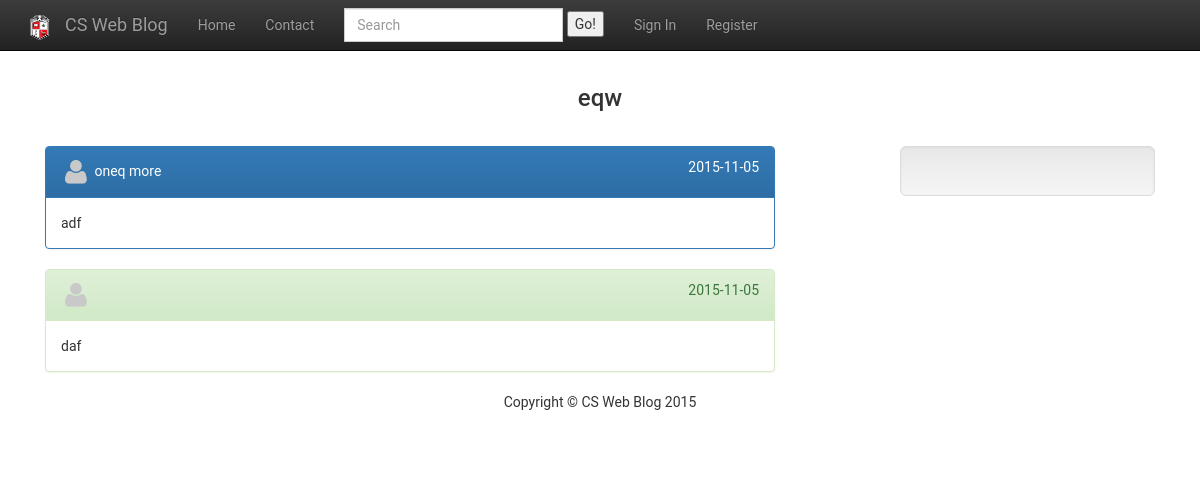
Screenshot of /website/index.php?page=question&id=53 with the database file from the repository.
### tables this page shows
CREATE TABLE `blog_posts` (
  `id` int(11) NOT NULL,
  `title` varchar(255) NOT NULL,
  `post` text NOT NULL,
  `marked` int(11) NOT NULL,
  `category` int(11) NOT NULL,
  `user_id` int(11) NOT NULL,
  `date_posted` date NOT NULL,
  `correctAnswerId` int(11) NOT NULL
);

CREATE TABLE `users` (
  `id` int(11) NOT NULL,
  `first_name` varchar(255) NOT NULL,
  `last_name` varchar(255) NOT NULL,
  `email` varchar(255) NOT NULL,
  `password` varchar(255) NOT NULL,
  `role_id` int(11) NOT NULL,
  `points` int(255) NOT NULL
);

CREATE TABLE `answers` (
  `id` int(11) NOT NULL,
  `user_id` int(11) NOT NULL,
  `blog_post_id` int(11) NOT NULL,
  `post` varchar(255) NOT NULL,
  `date_posted` varchar(255) NOT NULL
);

### website/includes/Database.php (called while the page is built, shortened)
<?php
class Database{
    var $mysqli, $result, $q, $affectedRows, $error;
    private $host, $user, $pass, $db;
    function __construct($host, $user, $pass, $db, $autoConnect = true){
        $this->host = $host;
        $this->user = $user;
        $this->pass = $pass;
        $this->db = $db;
        if(!function_exists('mysqli_init') && !extension_loaded('mysqli')){
            $this->error = 'Error: MySQLi is not installed.';
            return false;
        }else{
            if($autoConnect)
                return @$this->connect();
            else
                return false;
        }
    }
    public function connect(){
        $this->mysqli = new MySQLi($this->host, $this->user, $this->pass, $this->db);
    }
    private function clean(){
        $str = $this->q;
        $str = @trim($str);
        $this->q = mysqli_real_escape_string($this->mysqli, $str);
    }
    public function execute($query, $mode = MYSQLI_STORE_RESULT){
        $this->q = $query;
        $result = $this->mysqli->query($query, $mode);
        if(is_object($result) && $result instanceof MySQLi_Result){
            $this->result = $result;
        }else
            $this->affectedRows = $this->mysqli->affected_rows;
        return $this;
    }
    public function fetchRow(){
        return $this->result->fetch_assoc();
    }
    public function fetchAll(){
        $row = array();
        while($f = $this->fetchRow()){
            $row[] = $f;
        }
        return !empty($row) ? $row : array();
    }
}
?>

### website/init.php (called while the page is built, shortened)
<?php
    $DB = new Database(DB_HOST, DB_USER, DB_PASS, DB_DB);
    $Session = new Session();
    $SessionPerson = new SessionPerson($DB, $Session);
    $BlogPosts = new BlogPosts($DB);
    $Answers = new Answers($DB);
    $Users = new Users($DB);

### website/includes/SessionPerson.php (called while the page is built, shortened)
<?php
class SessionPerson extends Person {
    private $session;
    public function __construct($db, $session){
        $this->session = $session;
    }
    private function getVariable($name){
        return $this->session->get($name);
    }
    private function addVariable($name, $value){
        $this->session->add($name, $value);
    }
}
?>

### website/includes/Session.php (called while the page is built, shortened)
<?php
class Session{
    public function get($name){
        if(isset($_SESSION[$name]))
            return $_SESSION[$name];
        else
            return NULL;
    }
}
?>

### website/includes/Person.php (called while the page is built, shortened)
<?php
class Person extends People {
    private $roleId;
    public function role() {
        return $this->roleId;
    }
    private function removeAllValues(){
        $this->roleId = -1;
    }
}
?>

### website/includes/Page.php (called while the page is built, shortened)
<?php
class Page {
    public function setCrumbs($show_crumbs){
        $this->show_crumbs = $show_crumbs;
    }
    public function getQuery($get){
        if(isset($_GET[$get]))
            return $_GET[$get];
        else
            return NULL;
    }
}
?>

### website/includes/DAO.php (called while the page is built, shortened)
<?php
class DAO {
     protected $db;
     protected $table;
    function __construct($db, $table) {
        $this->db = $db;
        $this->table = $table;
    }
    function get($id) {
        return $this->db->execute("SELECT * FROM ".$this->table." WHERE id = '".$id."'")->fetchRow();
    }
}

### website/includes/BlogPosts.php (called while the page is built, shortened)
<?php
class BlogPosts extends DAO {
    function hasAnswer($id) {
        return $this->get($id)["correctAnswerId"] > 0;
    }
}

### website/includes/Answers.php (called while the page is built, shortened)
<?php
class Answers extends DAO {
    function getAllForBlogPost($blogPostId) {
        return $this->db->execute("SELECT * FROM ".$this->table." WHERE blog_post_id = '".$blogPostId."'")->fetchAll();
    }
}

### website/webapp/views/question.php (the view, shortened to what this page needs)
<?php
    $page = new Page("", $SessionPerson);
    $page->getModule("categories");
    if($page->getQuery("id") != NULL) {
        $id = $page->getQuery("id");
        if($page->getQuery("movePost")) {
            if(isset($_POST["submit"])) {
                $BlogPosts->movePost($id, $_POST["move_to"]);
                $page->removeQuery("movePost");
                $page->changeQuery("id", $_POST["move_to"]);
                $page->changeQuery("page", "category_questions");
                $page->redirect();
            }
            $page->showHeader();
            ?>
            <form class="form-horizontal" role="form" method="post" action="<?php echo $page->currentURL(); ?>">
                <div class="form-group">
                    <label class="control-label col-md-offset-2 col-md-2" for="move_to">Category</label>
                    <div class="col-md-4">
                        <select id="move_to" name="move_to">
                            <?php foreach($Categories->getAll() as $c) { ?>
                                <option value="<?php echo $c["id"]; ?>"><?php echo $c["name"]; ?></option>
                            <?php } ?>
                        </select>
                    </div>
                </div>
                <div class="form-group">
					<div class="col-md-offset-4">
						<div class="col-md-6">
							<input type="submit" class="btn btn-default btn-block" id="submit" name="submit" value="Move"/>
						</div>
					</div>
				</div>
            </form>
            <?php
            $page->showFooter();
        } else {
            $post = $BlogPosts->get($id);
            $hasAnswer = $BlogPosts->hasAnswer($id);
            $user = $Users->get($post["user_id"]);
            if (isset($_POST["submit"])) {
                $answer = $_POST["answer"];
                $now = date("o-m-d");
                $Answers->add($SessionPerson->id(), $id, $answer, $now);
                $page->redirect();
            } else {
                $page->setTitle($post["title"]);
                $page->showHeader();
                ?>
                <div class="container col-md-12">
                    <div class="panel-body text-center">
                        <h3><?php echo $post["title"]; ?></h3>
                        <br/>
                    </div>
                </div>
                <div class="container col-md-8">
                    <div class="panel panel-primary">
                        <div class="panel-heading">
                            <div class="row">
                                <div class="col-sm-6">
                                    <?php
                                    $ua = new UserAvatar($user["id"]);
                                    echo $ua->getImage(30, 30) . " "; ?>
                                    <a href="?page=profile&id=<?php echo $user["id"]; ?>"
                                       style="color: rgb(255,255,255)">
                                        <?php echo $user["first_name"] . " " . $user["last_name"]; ?>
                                    </a>
                                </div>
                                <div class="col-sm-6 text-right"><?php echo $post["date_posted"]; ?></div>
                            </div>
                        </div>
                        <div class="panel-body"><?php echo $post['post']; ?></div>
                    </div>
                </div>
                <?php
                if (true) {
                    foreach ($Answers->getAllForBlogPost($page->getQuery("id")) as $a) {
                        ?>
                        <div class="container col-md-8">
                            <div class="panel
                    <?php
                            if ($hasAnswer && $a["id"] == $post["correctAnswerId"]) echo "panel-success";
                            else echo "panel-info";
                            ?>">
                                <div class="panel-heading">
                                    <div class="row">
                                        <div class="col-sm-6">
                                            <?php $ua = new UserAvatar($a["user_id"]);
                                            echo $ua->getImage(30, 30); ?>
                                        </div>
                                        <div class="col-sm-6 text-right"><?php echo $a["date_posted"]; ?></div>
                                    </div>
                                </div>
                                <div class="panel-body"><?php echo $a["post"]; ?></div>
                            </div>
                        </div>
                        <?php
                    }
                }
                    ?>
                    <?php
            }
        }
    } else {
        echo "error";
    }
?>

### website/includes/UserAvatar.php
<?php
class UserAvatar {
    private $userId;
    private $default = ICONS_DIR."default.png";
    function __construct($userId) {
        $this->userId = $userId;
    }
    function getUrl() {
        $p = ICONS_DIR.$this->userId.".png";
        if(!file_exists($p)) $p = $this->default;
        return $p;
    }
    function getImage($h = "20px", $w = "20px") {
        return '<img src="'.$this->getUrl().'" height="'.$h.'" width="'.$w.'" />';
    }
}
?>

### website/webapp/assets/css/blog-home.css (style rules this page uses)
body { padding-top: 70px; }
* { font-family: 'Roboto', sans-serif; }
h3 { padding: 0px; margin: 0px; }

### rows the page displays
blog_posts: title "eqw", date_posted "2015-11-05", post "adf"
users: first_name "oneq", last_name "more"
answers: date_posted "2015-11-05", post "daf"

### other values shown
PROJECT_NAME "CS Web Blog"
PAGE_FOOTER "Copyright © CS Web Blog 2015"
